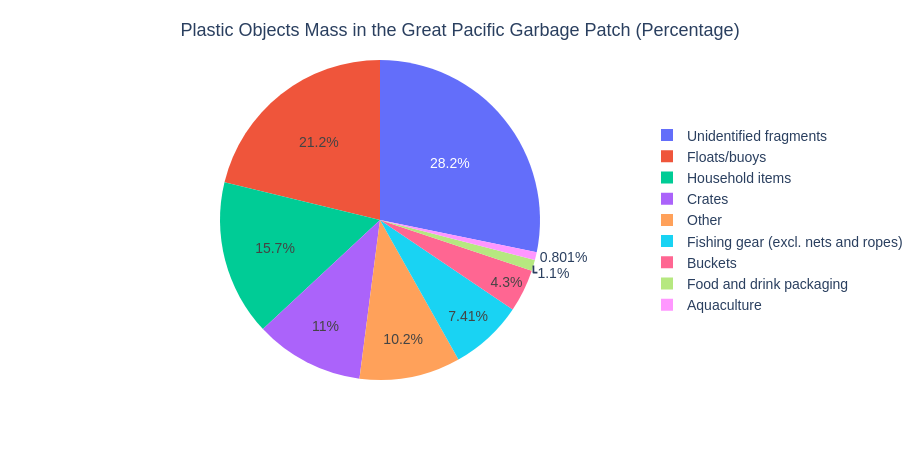
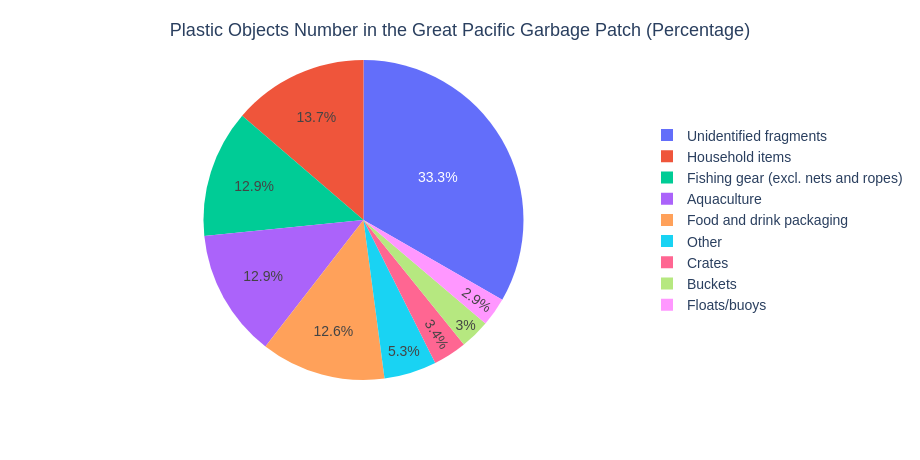

Notebook cell for these charts, in order:
### Code cell
# Alternatively, we can use the following code to build pie charts in Plotly Express to visualize and interact with the processed data:

fig = px.pie(garbage_patch, 
             names="Entity", 
             values="share_mass_plastic_items",
             labels={"Entity": "Plastic Type", "share_mass_plastic_items": "Objects Mass (%)"})
fig.update_layout(
    title=dict(text="Plastic Objects Mass in the Great Pacific Garbage Patch (Percentage)", font=dict(family="sans-serif", size=18), x=0.5, y=0.95),
    font=dict(family="sans-serif", size=14),
    width=920,
    height=460,
    legend=dict(x=1.0, y=0.5)
)
fig.show()


fig = px.pie(garbage_patch, 
             names="Entity", 
             values="share_number_plastic_items",
             labels={"Entity": "Plastic Type", "share_number_plastic_items": "Objects Number (%)"})
fig.update_layout(
    title=dict(text="Plastic Objects Number in the Great Pacific Garbage Patch (Percentage)", font=dict(family="sans-serif", size=18), x=0.5, y=0.95),
    font=dict(family="sans-serif", size=14),
    width=920,
    height=460,
    legend=dict(x=1.0, y=0.5)
)
fig.show()

### Figure 1 — Plotly figure (JSON) as saved in the notebook; plotly's stock layout.template omitted (floating-point values rounded to 4 significant figures)
{"data": [{"domain": {"x": [0, 1], "y": [0, 1]}, "hovertemplate": "Plastic Type=%{label}<br>Objects Mass (%)=%{value}<extra></extra>", "labels": ["Unidentified fragments", "Household items", "Fishing gear (excl. nets and ropes)", "Aquaculture", "Food and drink packaging", "Other", "Crates", "Buckets", "Floats/buoys"], "legendgroup": "", "name": "", "showlegend": true, "type": "pie", "values": [28.2, 15.7, 7.4, 0.8, 1.1, 10.2, 11.0, 4.3, 21.2]}], "layout": {"font": {"family": "sans-serif", "size": 14}, "height": 460, "legend": {"tracegroupgap": 0, "x": 1, "y": 0.5}, "margin": {"t": 60}, "title": {"font": {"family": "sans-serif", "size": 18}, "text": "Plastic Objects Mass in the Great Pacific Garbage Patch (Percentage)", "x": 0.5, "y": 0.95}, "width": 920}}

### Figure 2 — Plotly figure (JSON) as saved in the notebook; plotly's stock layout.template omitted (floating-point values rounded to 4 significant figures)
{"data": [{"domain": {"x": [0, 1], "y": [0, 1]}, "hovertemplate": "Plastic Type=%{label}<br>Objects Number (%)=%{value}<extra></extra>", "labels": ["Unidentified fragments", "Household items", "Fishing gear (excl. nets and ropes)", "Aquaculture", "Food and drink packaging", "Other", "Crates", "Buckets", "Floats/buoys"], "legendgroup": "", "name": "", "showlegend": true, "type": "pie", "values": [33.3, 13.7, 12.9, 12.9, 12.6, 5.3, 3.4, 3.0, 2.9]}], "layout": {"font": {"family": "sans-serif", "size": 14}, "height": 460, "legend": {"tracegroupgap": 0, "x": 1, "y": 0.5}, "margin": {"t": 60}, "title": {"font": {"family": "sans-serif", "size": 18}, "text": "Plastic Objects Number in the Great Pacific Garbage Patch (Percentage)", "x": 0.5, "y": 0.95}, "width": 920}}
